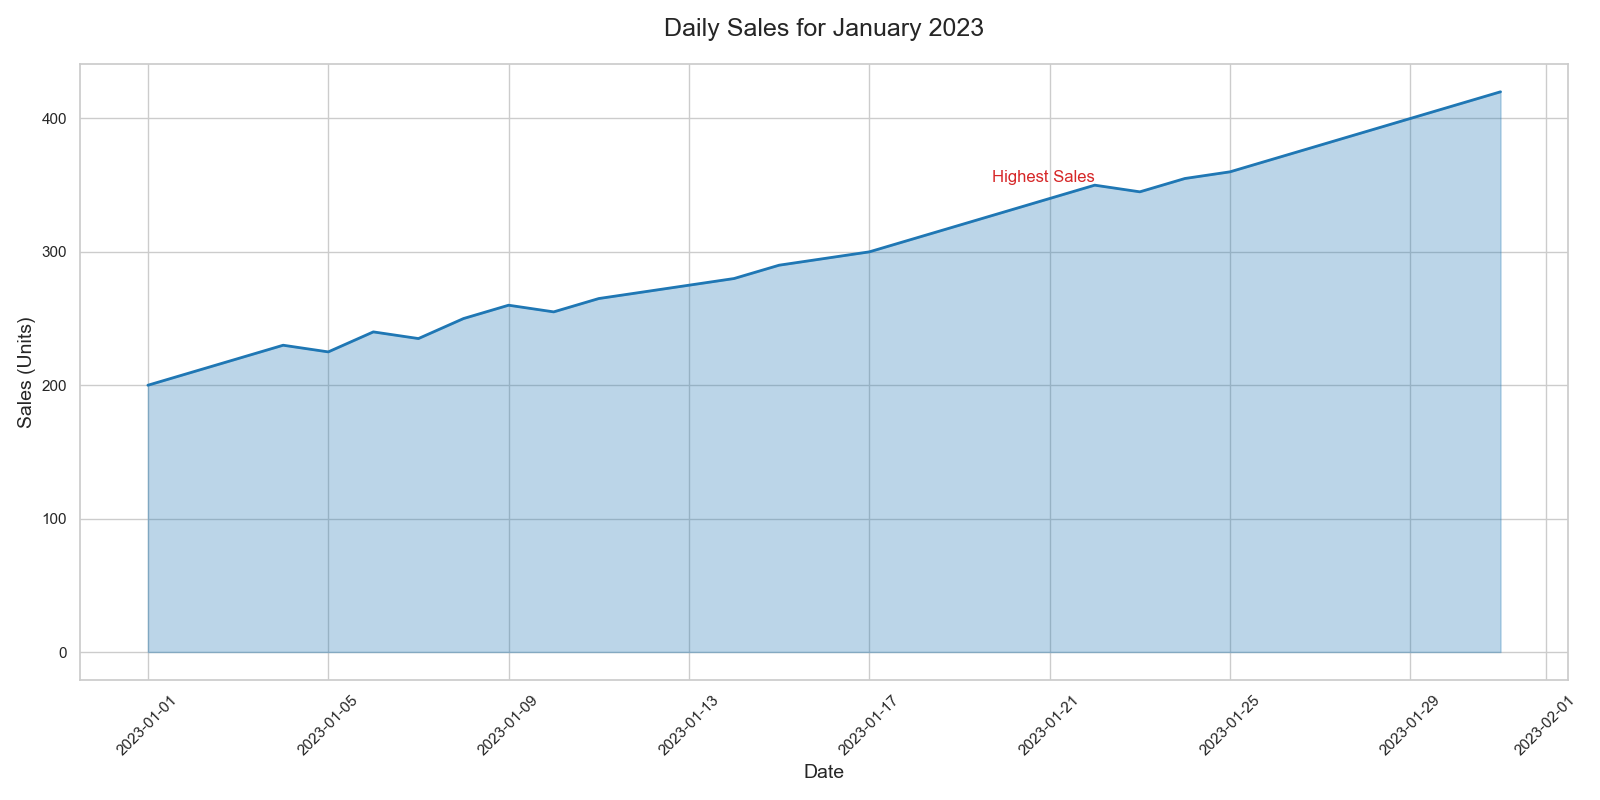

Source code (Python):

import pandas as pd
import seaborn as sns
import matplotlib.pyplot as plt

# Create a DataFrame from the table data
data = {
    'Date': pd.date_range(start='2023-01-01', periods=31, freq='D'),
    'Sales': [200, 210, 220, 230, 225, 240, 235, 250, 260, 255, 
              265, 270, 275, 280, 290, 295, 300, 310, 320, 330, 
              340, 350, 345, 355, 360, 370, 380, 390, 400, 410, 420]
}

df = pd.DataFrame(data)

# Set the size of the chart
plt.figure(figsize=(16, 8))

# Create an area chart
sns.lineplot(data=df, x='Date', y='Sales', color='#1f77b4', lw=2)
plt.fill_between(df['Date'], 0, df['Sales'], color='#1f77b4', alpha=0.3)

# Add title and labels
plt.title('Daily Sales for January 2023', fontsize=18, pad=20)
plt.xlabel('Date', fontsize=14)
plt.ylabel('Sales (Units)', fontsize=14)

# Assign text label on the chart
plt.text(x=df['Date'][21], y=df['Sales'][21], s="Highest Sales", color='#d62728', va='bottom', ha='right')

# Enhance the x-axis date format
plt.xticks(rotation=45)

# Display the chart
plt.tight_layout()
plt.show()
